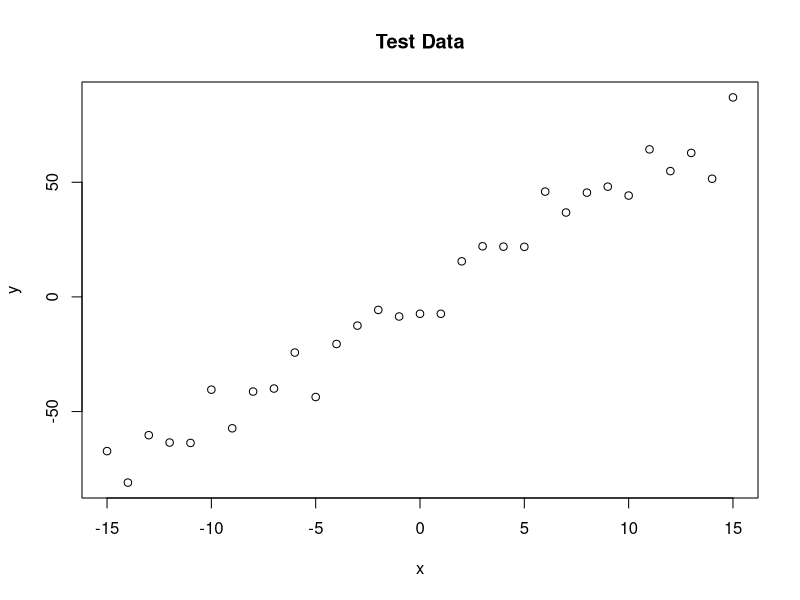
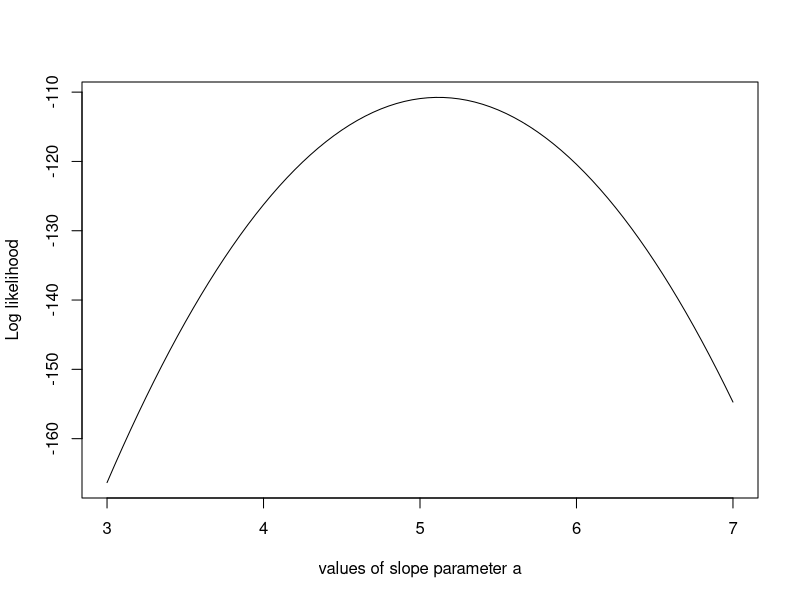
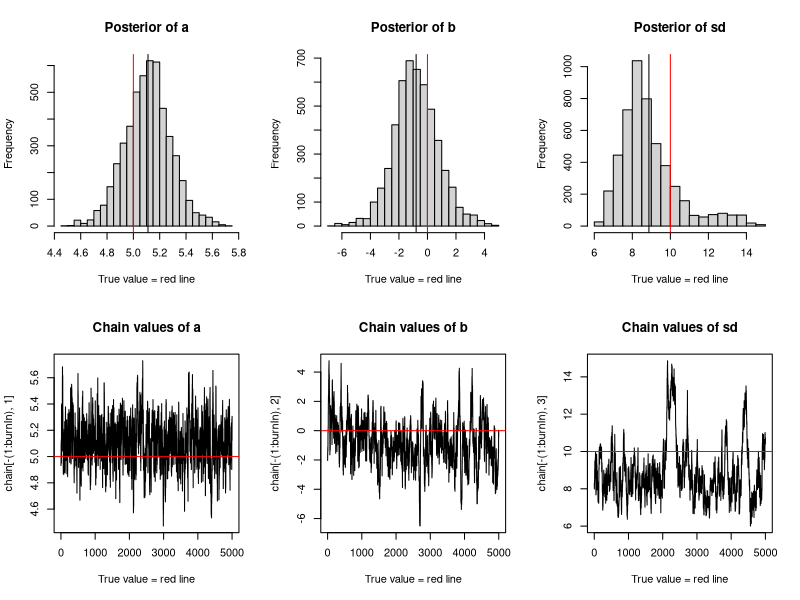

The R source for these figures, in order:
# metropolis


# 1. Synthetic data -------------------------------------------------------
trueA <- 5
trueB <- 0
trueSd <- 10
sampleSize <- 31

# create independent x-values
x <- (-(sampleSize-1)/2):((sampleSize-1)/2)
# create dependent values according to ax + b + N(0,sd)
y <-  trueA * x + trueB + rnorm(n=sampleSize,mean=0,sd=trueSd)

plot(x,y, main="Test Data")



# 2. Likelihood -----------------------------------------------------------
likelihood <- function(param){
  a = param[1]
  b = param[2]
  sd = param[3]

  pred = a*x + b
  singlelikelihoods = dnorm(y, mean = pred, sd = sd, log = T)
  sumll = sum(singlelikelihoods)
  return(sumll)
}

# Example: plot the likelihood profile of the slope a
slopevalues <- function(x){return(likelihood(c(x, trueB, trueSd)))}
slopelikelihoods <- lapply(seq(3, 7, by=.05), slopevalues )
plot (seq(3, 7, by=.05), slopelikelihoods , type="l", xlab = "values of slope parameter a", ylab = "Log likelihood")




# 3. Prior and posterior --------------------------------------------------
prior <- function(param){
  a = param[1]
  b = param[2]
  sd = param[3]
  aprior = dunif(a, min=0, max=10, log = T)
  bprior = dnorm(b, sd = 5, log = T)
  sdprior = dunif(sd, min=0, max=30, log = T)
  return(aprior+bprior+sdprior)
}
posterior <- function(param){
  return (likelihood(param) + prior(param))
}


# 4. metropolis -----------------------------------------------------------
proposalfunction <- function(param){
  return(rnorm(3,mean = param, sd= c(0.1,0.5,0.3)))
}

run_metropolis_MCMC <- function(startvalue, iterations){
  chain = array(dim = c(iterations+1,3))
  chain[1,] = startvalue
  for (i in 1:iterations){
    proposal = proposalfunction(chain[i,])

    probab = exp(posterior(proposal) - posterior(chain[i,]))
    if (runif(1) < probab){
      chain[i+1,] = proposal
    }else{
      chain[i+1,] = chain[i,]
    }
  }
  return(chain)
}

startvalue = c(4,0,10)
chain = run_metropolis_MCMC(startvalue, 10000)

burnIn = 5000
acceptance = 1-mean(duplicated(chain[-(1:burnIn),]))



# 5. Display results ------------------------------------------------------
par(mfrow = c(2,3))
hist(chain[-(1:burnIn),1],nclass=30, , main="Posterior of a", xlab="True value = red line" )
abline(v = mean(chain[-(1:burnIn),1]))
abline(v = trueA, col="red" )
hist(chain[-(1:burnIn),2],nclass=30, main="Posterior of b", xlab="True value = red line")
abline(v = mean(chain[-(1:burnIn),2]))
abline(v = trueB, col="red" )
hist(chain[-(1:burnIn),3],nclass=30, main="Posterior of sd", xlab="True value = red line")
abline(v = mean(chain[-(1:burnIn),3]) )
abline(v = trueSd, col="red" )
plot(chain[-(1:burnIn),1], type = "l", xlab="True value = red line" , main = "Chain values of a", )
abline(h = trueA, col="red" )
plot(chain[-(1:burnIn),2], type = "l", xlab="True value = red line" , main = "Chain values of b", )
abline(h = trueB, col="red" )
plot(chain[-(1:burnIn),3], type = "l", xlab="True value = red line" , main = "Chain values of sd", )
abline(h = trueSd, col="red" )

